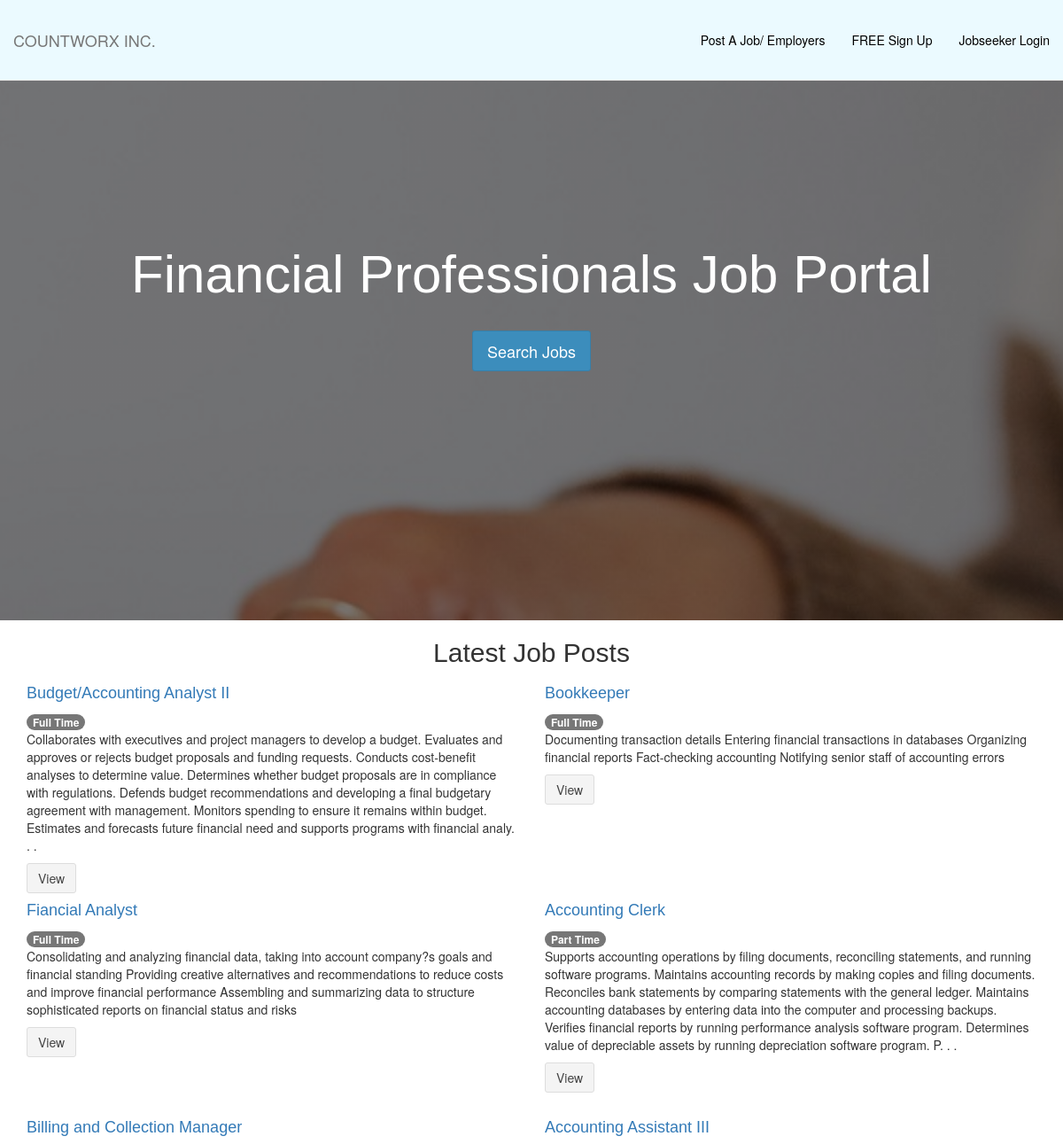
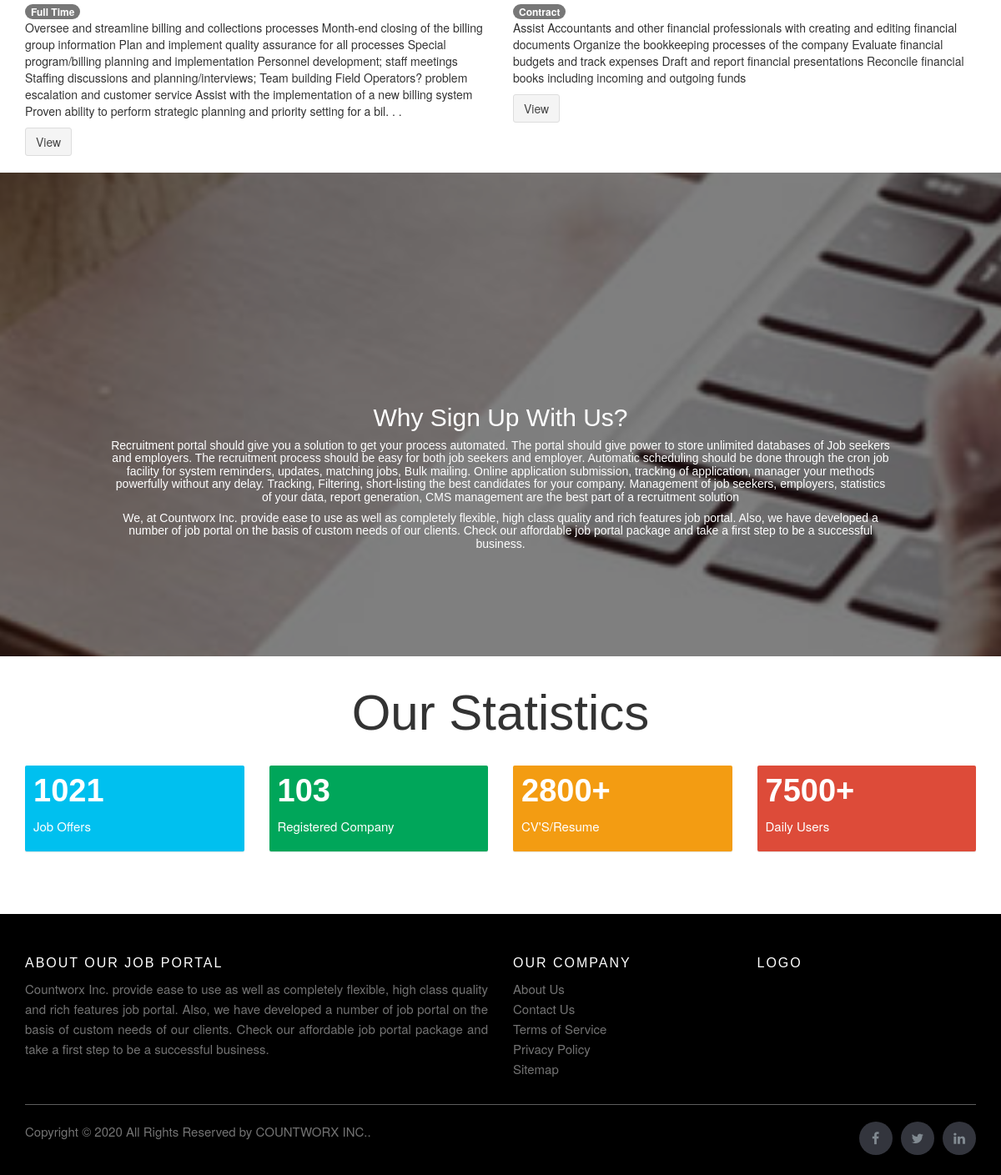
Page /Countworx/index-orig.php on the committed database (2 pictures, top to bottom).
### tables this page shows
CREATE TABLE `job_post` (
  `id_jobpost` int(11) NOT NULL AUTO_INCREMENT,
  `id_company` int(11) NOT NULL,
  `jobtitle` varchar(255) NOT NULL,
  `description` text NOT NULL,
  `jobstatus` varchar(35) DEFAULT NULL,
  `minimumsalary` varchar(255) NOT NULL,
  `maximumsalary` varchar(255) NOT NULL,
  `experience` varchar(255) NOT NULL,
  `qualification` varchar(255) NOT NULL,
  `createdat` timestamp NOT NULL DEFAULT CURRENT_TIMESTAMP,
  `job_industry` varchar(100) DEFAULT NULL,
  `work_arrangement` varchar(45) DEFAULT NULL,
  `job_location` varchar(220) DEFAULT NULL,
  `comp_logo` varchar(45) DEFAULT NULL,
  PRIMARY KEY (`id_jobpost`)
);

### Countworx/index-orig.php (the view, shortened to what this page needs)
<?php
  require_once("initialize.php");
?>
<!DOCTYPE html>
<html lang="en">
  <head>
    <link rel="stylesheet" href="https://cdnjs.cloudflare.com/ajax/libs/font-awesome/4.7.0/css/font-awesome.min.css">
    <link rel="stylesheet" href="https://cdnjs.cloudflare.com/ajax/libs/ionicons/2.0.1/css/ionicons.min.css">
    <link rel="stylesheet" href="https://maxcdn.bootstrapcdn.com/bootstrap/3.3.7/css/bootstrap.min.css">
    <link rel="stylesheet" href="css/AdminLTE.min.css">
    <link rel="stylesheet" href="css/_all-skins.min.css">
    <link rel="stylesheet" href="css/mycss.css">
    <link href="css/sticky-menu.css" rel="stylesheet">
  </head>
  <body>
    <header>
      <nav class="navbar navbar-default navbar-fixed-top">
        <div class="container-fluid">
          <div class="navbar-header">
            <a class="navbar-brand" href="index.php">COUNTWORX INC.</a>
          </div>
          <div class="collapse navbar-collapse" id="bs-example-navbar-collapse-1">
            <ul class="nav navbar-nav navbar-right">
            <?php
            if(isset($_SESSION['id_user']) && empty($_SESSION['companyLogged'])) {
              ?>
              <li><a href="user/dashboard.php">Dashboard</a></li>
              <li><a href="logout.php">Logout</a></li>
            <?php
              } else if(isset($_SESSION['id_user']) && isset($_SESSION['companyLogged'])) {
              ?>
              <li><a href="company/dashboard.php">Dashboard</a></li>
              <li><a href="logout.php">Logout</a></li>
              <?php }  else {
            ?>
              <li><a href="company.php">Post A Job/ Employers</a></li>
              <li><a href="register.php">FREE Sign Up</a></li>
              <li><a href="login.php">Jobseeker Login</a></li>
            <?php } ?>
            </ul>
          </div>
        </div>
      </nav>
    </header>
  <section>
  <div class="content-wrapper" style="margin-left: 0px;">
      <section class="content-header bg-main">
        <div class="container">
            <div class="row">
              <div class="col-md-12 text-center index-head">
              <h1>Financial Professionals Job Portal</h1>
              <p><a class="btn btn-primary btn-lg" href="search.php" role="button">Search Jobs</a></p>
              </div>
            </div>
        </div>
        </section>
    </div>
    </section>
    <section>
      <div class="container">
        <div class="row">
          <h2 class="text-center">Latest Job Posts</h2>
          <?php
          function custom_echo($x, $length)
          {
            if(strlen($x)<=$length)
            {
              echo $x;
            }
            else
            {
              $y=substr($x,0,$length) . '. . .';
              echo $y;
            }
          }
          $sql = "SELECT * FROM job_post Order By Rand() Limit 6";
          $result = $conn->query($sql);
          if($result->num_rows > 0) {
            while($row = $result->fetch_assoc())
            {
             ?>
            <div class="col-md-6 fixHeight">
              <h4 style="color:#337AB7;"><?php echo $row['jobtitle']; ?></h4>
              <span class="bg-primary text-white badge py-2 px-3"><?php echo $row['jobstatus']; ?></span>
              <p><?php custom_echo($row['description'],500); ?></p>
              <button class="btn btn-default">View</button>
            </div>
          <?php
            }
          }
          ?>
        </div>
      </div>
    </section>
    <section>
  <div class="content-wrapper" style="margin-left: 0px;">
      <section class="content-header bg-main-next">
        <div class="container">
            <div class="row">
              <div class="col-md-12 text-center index-head">
              <h2>Why Sign Up With Us? </h2>
              <h5>Recruitment portal should give you a solution to get your process automated.
                The portal should give power to store unlimited databases of Job seekers and employers.
                The recruitment process should be easy for both job seekers and employer.
                Automatic scheduling should be done through the cron job facility for system reminders, updates, matching jobs, Bulk mailing.
                Online application submission, tracking of application, manager your methods powerfully without any delay.
                Tracking, Filtering, short-listing the best candidates for your company.
                Management of job seekers, employers, statistics of your data, report generation, CMS management are the best part of a recruitment solution</h5>
            <h5>We, at Countworx Inc.  provide ease to use as well as completely flexible, high class quality and rich features job portal. Also, we have developed a number of job portal on the basis of custom needs of our clients. Check our affordable job portal package and take a first step to be a successful business.</h5>
              </div>
            </div>
        </div>
        </section>
    </div>
    </section>
    <section id="statistics" class="content-header">
      <div class="container">
        <div class="row">
          <div class="col-md-12 text-center latest-job margin-bottom-20">
            <h1>Our Statistics</h1>
          </div>
        </div>
        <div class="row">
        <div class="col-lg-3 col-xs-6">
          <div class="small-box bg-aqua">
            <div class="inner">
              <h3>1021</h3>
              <p>Job Offers</p>
            </div>
          </div>
        </div>
        <div class="col-lg-3 col-xs-6">
          <div class="small-box bg-green">
            <div class="inner">
              <h3>103</h3>
              <p>Registered Company</p>
            </div>
          </div>
        </div>
        <div class="col-lg-3 col-xs-6">
          <div class="small-box bg-yellow">
            <div class="inner">
              <h3>2800+</h3>
              <p>CV'S/Resume</p>
            </div>
          </div>
        </div>
        <div class="col-lg-3 col-xs-6">
          <div class="small-box bg-red">
            <div class="inner">
              <h3>7500+</h3>
              <p>Daily Users</p>
            </div>
          </div>
        </div>
      </div>
      </div>
    </section>
   <section id="about" class="content-header">
      <div class="container">
        <div class="row">
          <div class="col-md-12 text-center latest-job margin-bottom-20">
          </div>
        </div>
      </div>
    </section>
<section>
<div id="footer">
 <footer class="site-footer">
      <div class="container">
        <div class="row">
          <div class="col-sm-12 col-md-6">
            <h6>About Our Job Portal</h6>
            <p class="text-justify">Countworx Inc. provide ease to use as well as completely flexible, high class quality and rich features job portal. Also, we have developed a number of job portal on the basis of custom needs of our clients. Check our affordable job portal package and take a first step to be a successful business.</p>
          </div>
          <div class="col-xs-6 col-md-3">
            <h6>Our Company</h6>
            <ul class="footer-links">
              <li><a href="#">About Us</a></li>
              <li><a href="#">Contact Us</a></li>
              <li><a href="#">Terms of Service</a></li>
              <li><a href="#">Privacy Policy</a></li>
              <li><a href="#">Sitemap</a></li>
            </ul>
          </div>
          <div class="col-xs-6 col-md-3">
            <h6>Logo</h6>
          </div>
        </div>
        <hr>
      </div>
      <div class="container">
        <div class="row">
          <div class="col-md-8 col-sm-6 col-xs-12">
            <p class="copyright-text">Copyright &copy; 2020 All Rights Reserved by
         <a href="#">COUNTWORX INC.</a>.
            </p>
          </div>
          <div class="col-md-4 col-sm-6 col-xs-12">
            <ul class="social-icons">
              <li><a class="facebook" href="#"><i class="fa fa-facebook"></i></a></li>
              <li><a class="twitter" href="#"><i class="fa fa-twitter"></i></a></li>
              <li><a class="linkedin" href="#"><i class="fa fa-linkedin"></i></a></li>
            </ul>
          </div>
        </div>
      </div>
</footer>
  </body>
</html>

### Countworx/css/mycss.css (style rules this page uses)
.bg-main { background: linear-gradient(0deg,rgba(0,0,0,0.5),rgba(0,0,0,0.5)), url(../img/1pexels-karolina-grabowska-4475523.jpg) no-repeat center center fixed !important; -webkit-background-size: cover; -moz-background-size: cover; -o-background-size: cover; background-size: cover !important; overflow: hidden; min-height: 700px; }
.bg-main-next { background: linear-gradient(0deg,rgba(0,0,0,0.5),rgba(0,0,0,0.5)), url(../img/slider-image-1-1920x700.jpg) no-repeat center center fixed !important; -webkit-background-size: cover; -moz-background-size: cover; -o-background-size: cover; background-size: cover !important; overflow: hidden; }
.index-head { padding: 10%; color: rgb(255, 255, 255); line-height: 80%; margin-top: 125px; }
.index-head > h1 { font-size: 60px; }
.index-head > p { font-size: 32px; }
.index-head > p > a { margin-top: 20px; }
.latest-job { line-height: 150%; }
.latest-job > h1 { font-size: 60px; }
.margin-bottom-20 { margin-bottom: 20px; }
.site-footer { background-color:#000000; padding:45px 0 20px; font-size:15px; line-height:24px; color:#737373; }
.site-footer hr { border-top-color:#bbb; opacity:0.5 }
.site-footer h6 { color:#fff; font-size:16px; text-transform:uppercase; margin-top:5px; letter-spacing:2px }
.site-footer a { color:#737373; }
.footer-links { padding-left:0; list-style:none }
.footer-links li { display:block }
.footer-links a { color:#737373 }
.site-footer .social-icons { text-align:right }
.site-footer .social-icons a { width:40px; height:40px; line-height:40px; margin-left:6px; margin-right:0; border-radius:100%; background-color:#33353d }
.copyright-text { margin:0 }
.social-icons { padding-left:0; margin-bottom:0; list-style:none }
.social-icons li { display:inline-block; margin-bottom:4px }
.social-icons a { background-color:#eceeef; color:#818a91; font-size:16px; display:inline-block; line-height:44px; width:44px; height:44px; text-align:center; margin-right:8px; border-radius:100%; -webkit-transition:all .2s linear; -o-transition:all .2s linear; transition:all .2s linear }

### Countworx/css/sticky-menu.css (style rules this page uses)
body { width: 100%; height: 100%; }
html { width: 100%; height: 100%; }
@media (min-width:767px) { .navbar { padding: 20px 0; -webkit-transition: background .5s ease-in-out,padding .5s ease-in-out; -moz-transition: background .5s ease-in-out,padding .5s ease-in-out; transition: background .5s ease-in-out,padding .5s ease-in-out; } }
.navbar-default { background-color: #EBFAFF; border-color: #e7e7e7; }
.navbar-default .navbar-nav > li > a { color: #000; }

### rows in the picture
job_post: jobtitle "Budget/Accounting Analyst II", jobstatus "Full Time", description "Collaborates with executives and project managers to develop a budget. Evaluates and approves or rejects budget proposals and funding requests. Conducts cost-benefit analyses to determine value. Determines whether budget proposals are in compliance with regulations. Defends budget recommendations and developing a final budgetary agreement with management. Monitors spending to ensure it remains within budget. Estimates and forecasts future financial need and supports programs with financial analy. . ."
job_post: jobtitle "Bookkeeper", jobstatus "Full Time", description "Documenting transaction details Entering financial transactions in databases Organizing financial reports Fact-checking accounting Notifying senior staff of accounting errors"
job_post: jobtitle "Fiancial Analyst", jobstatus "Full Time", description "Consolidating and analyzing financial data, taking into account company?s goals and financial standing Providing creative alternatives and recommendations to reduce costs and improve financial performance Assembling and summarizing data to structure sophisticated reports on financial status and risks"
job_post: jobtitle "Accounting Clerk", jobstatus "Part Time", description "Supports accounting operations by filing documents, reconciling statements, and running software programs. Maintains accounting records by making copies and filing documents. Reconciles bank statements by comparing statements with the general ledger. Maintains accounting databases by entering data into the computer and processing backups. Verifies financial reports by running performance analysis software program. Determines value of depreciable assets by running depreciation software program. P. . ."
job_post: jobtitle "Billing and Collection Manager", jobstatus "Full Time", description "Oversee and streamline billing and collections processes Month-end closing of the billing group information Plan and implement quality assurance for all processes Special program/billing planning and implementation Personnel development; staff meetings Staffing discussions and planning/interviews; Team building Field Operators? problem escalation and customer service Assist with the implementation of a new billing system Proven ability to perform strategic planning and priority setting for a bil. . ."
job_post: jobtitle "Accounting Assistant III", jobstatus "Contract", description "Assist Accountants and other financial professionals with creating and editing financial documents Organize the bookkeeping processes of the company Evaluate financial budgets and track expenses Draft and report financial presentations Reconcile financial books including incoming and outgoing funds"
